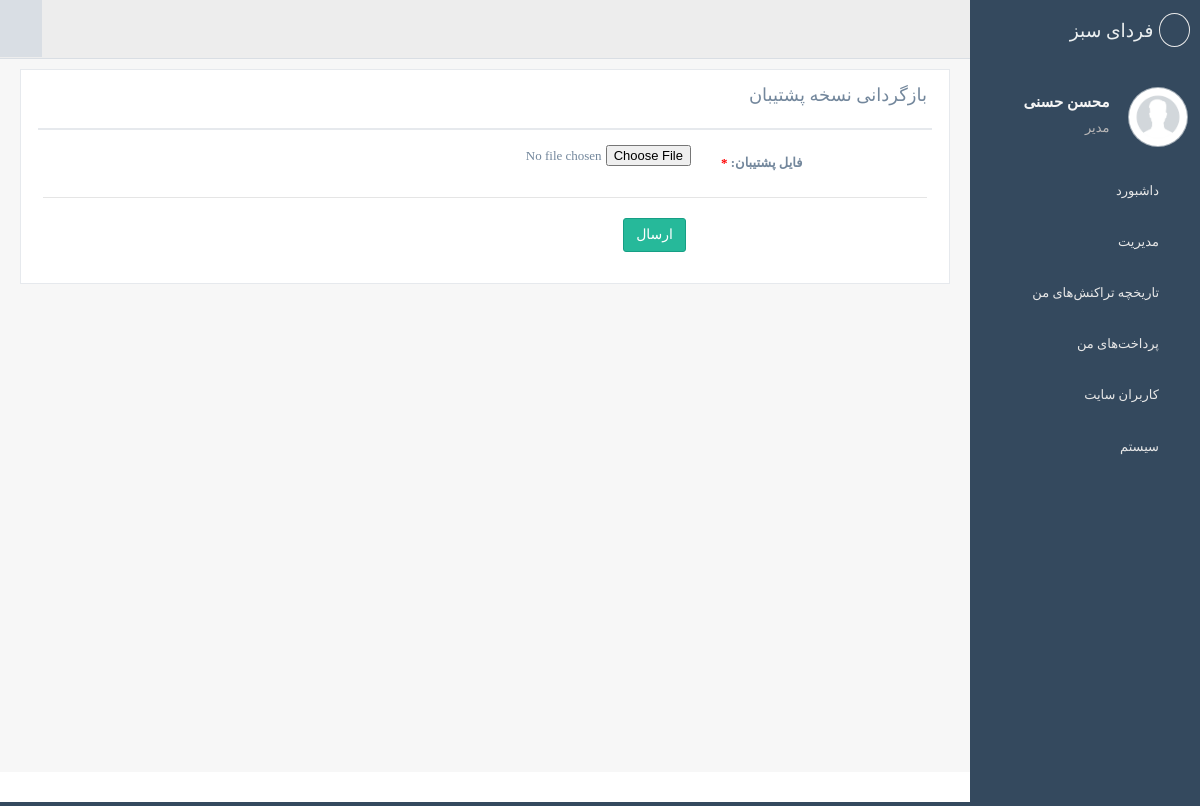
Screenshot of /core/restore/ (signed in) with the database file from the repository.
### apps/users/models.py (models this page shows, shortened)
class User(AbstractUser, AbstractModel):
    class DeactivateReasons(models.IntegerChoices):
        UNKNOWN = 0, 'نامشخص'
        BY_ADMIN = 1, 'غیر فعال توسط مدیر'
        VERIFY_MOBILE = 2, 'عدم تایید موبایل'
        VERIFY_EMAIL = 3, 'عدم تایید ایمیل'
    class Roles(models.IntegerChoices):
        ADMIN = 0, 'مدیر'
        USER = 1, 'کاربر'
    mobile = models.CharField('موبایل', max_length=11, unique=True,
                              help_text='موبایل باید به فرمت 09123456789 وارد شود',
                              validators=[MobileValidator()],
                              error_messages={
                                  'unique': 'این شماره موبایل از قبل در سامانه ثبت شده است',
                                },
                            )
    password = models.CharField('گذرواژه', max_length=128, null=True, blank=True)
    first_name = models.CharField(verbose_name='نام', max_length=150, blank=True)
    last_name = models.CharField(verbose_name='نام خانوادگی', max_length=150, blank=True)
    national_code = models.CharField(max_length=10, verbose_name='کد ملی',
                                     validators=[NationalCodeValidator()],
                                     null=True, blank=True, unique=True)
    deactivate_reason = models.PositiveSmallIntegerField(choices=DeactivateReasons.choices,
                                                         default=DeactivateReasons.UNKNOWN,
                                                         verbose_name='غیرفعال به دلیل')
    email = models.EmailField(unique=True, null=True, blank=True, verbose_name='ایمیل')
    address = models.TextField(verbose_name='آدرس', null=True, blank=True)
    birth_date = models.DateField(verbose_name='تاریخ تولد', null=True, blank=True)
    role = models.IntegerField(choices=Roles.choices, default=Roles.USER, verbose_name='نقش')
    phone_number = models.CharField(max_length=15, verbose_name='شماره تلفن ثابت', null=True, blank=True)
    notes = models.TextField(verbose_name='یادداشت', null=True, blank=True)
    avatar = models.ImageField(verbose_name='تصویر پروفایل', upload_to='users/avatars', null=True, blank=True)
    deposit_quantity = models.PositiveIntegerField(verbose_name='تعداد سهم', default=1)
    institution = models.ForeignKey(Institution, on_delete=models.PROTECT, null=True, related_name='users')
    objects = CustomUserManager()
    REQUIRED_FIELDS = ["mobile", ]
    class Meta:
        verbose_name = 'کاربر'
        verbose_name_plural = 'کاربر'
        ordering = ('-id',)

### apps/institution/models.py (models this page shows, shortened)
class Institution(AbstractModel):
    name = models.CharField(max_length=255)
    address = models.CharField(max_length=255, blank=True, null=True)
    phone = models.CharField(max_length=255, blank=True, null=True)
    email = models.CharField(max_length=255, blank=True, null=True)
    card_number = models.CharField(max_length=255, blank=True, null=True)
    bank_account_number = models.CharField(max_length=255, blank=True, null=True)
    class Meta:
        verbose_name = 'موسسه'
        verbose_name_plural = 'موسسه'

### apps/core/views.py (the view, shortened to what this page needs)
# urls.py: path('restore/', RestoreFormView.as_view(), name="restore"),
class RestoreFormView(PermissionRequireMixin, FormView):
    permissions = [User.Roles.ADMIN]
    form_class = RestoreForm
    success_url = reverse_lazy('core:backups')
    template_name = GENERIC_MODEL_FORM
    def get_context_data(self, **kwargs):
        data = super().get_context_data(**kwargs)
        data.update({
            'forms': [data['form']],
            'is_file_form': True,
            'page_title': _('بازگردانی نسخه پشتیبان'),
            'form_cancel_url_name': 'core:backups',
        })
        return data

### apps/core/forms.py (shortened to what this page needs)
class RestoreForm(forms.Form):
    input_file = forms.FileField(label='فایل پشتیبان')

### apps/core/permissions.py (called while the page is built)
    def get(self, *args, **kwargs):
        if not self.has_permission():
            return self.redirect_to_login()
        return super().get(*args, **kwargs)

    def has_permission(self):
        if not self.permissions:
            return True
        user = self.request.user
        if self.request.user.is_superuser:
            return True
        if not user.is_authenticated:
            return False
        if user.role not in self.permissions:
            return False
        return True

### templates/generic_model_multiform.html (shortened to what this page needs)
{% extends 'base.html' %}
{% load static jalali_tags i18n %}
{%block page_content%}
<div class="x_panel">
<div class="x_title">
            <h2>
                {{ page_title }}
            </h2>
            <ul class="nav navbar-right panel_toolbox">
                <li><a class="collapse-link"><i class="fa fa-chevron-up"></i></a>
                </li>
                <li class="dropdown">
                    <a href="#" class="dropdown-toggle" data-toggle="dropdown" kerman_case="button"
                        aria-expanded="false"><i class="fa fa-wrench"></i></a>
                </li>
                <li><a class="close-link"><i class="fa fa-close"></i></a>
                </li>
            </ul>
            <div class="clearfix"></div>
        </div>
    <div class="x_content">
        <form id="demo-form2" data-parsley-validate class="form-horizontal form-label-left" {% if form_submit_url_arg2 %}
            action="{% url form_submit_url_name form_submit_url_arg1 form_submit_url_arg2 %}" {% elif form_submit_url_arg1 %}
            action="{% url form_submit_url_name form_submit_url_arg1 %}" {% elif form_submit_url_name %} action="{% url form_submit_url_name %}"
            {% else %} action="" {% endif %} {% if is_file_form %}enctype="multipart/form-data" {% endif %} method="POST">
            {% for form in forms %}
            {% for field in form.visible_fields %}
            <div class="form-group">
                <label class="control-label col-md-3 col-sm-2 col-xs-12" for="{{f.id_for_label}}">
                    {{ field.label_tag }}
                    {% if field.field.required %}
                    <span class="required">*</span>
                    {%endif %}
                </label>
                <div class="col-md-6 col-sm-10 col-xs-12">
                    {% if field.widget_type == 'checkbox' %}
                    <div class="checkbox">
                        <label>
                            <input type="checkbox" name="{{field.name}}" id="id_{{field.name}}" {% if field.value %}checked{% endif %}>
                        </label>
                    </div>
                    {% else %}
                    {{ field }}
                    {% endif %}
                </div>
            </div>
            {% endfor %}
            <div class="ln_solid"></div>
            {% endfor %}
            <div class="form-group">
                <div class="col-md-6 col-sm-6 col-xs-12 col-md-offset-3">
                    {% if submit_buttons %}
                        {% for submit in submit_buttons %}
                            <button type="submit" name="{{submit.name}}" class="btn {{submit.class}}">
                                {{submit.title}}
                            </button>
                        {% endfor %}
                    {% else %}
                        <button type="submit" class="btn btn-success">
                            {% if form_submit_btn_text %}
                            {{form_submit_btn_text}}
                            {% else %}
                            {% trans 'ارسال' %}
                            {% endif %}
                        </button>
                    {% endif %}
                </div>
            </div>
        </form>
    </div>
</div>
{%endblock page_content%}

### templates/base.html (shortened to what this page needs)
{% load static i18n %}
{% get_current_language as LANG %}
{% get_current_language_bidi as BIDI %}
{% get_available_languages as LANGUAGES %}
<!DOCTYPE html>
<html lang="{{LANG}}" {% if BIDI %}dir="rtl" {% endif %}>
<head>
    <link href="https://cdn.jsdelivr.net/npm/select2@4.1.0-rc.0/dist/css/select2.min.css" rel="stylesheet" />
    <link href="{% static "css/bootstrap.min.css" %}" rel="stylesheet">
    <link rel="stylesheet" href="{% static 'css/persian-datepicker.min.css' %}"/>
    {% if BIDI %}
    <link href="{% static "css/bootstrap-rtl.min.css" %}" rel="stylesheet">
    {% endif %}
    <link href="{% static "css/font-awesome.min.css" %}" rel="stylesheet">
    <link rel="stylesheet" href="{% static 'css/iziToast.min.css' %}">
    <link href="{% static "css/custom.min.css" %}" rel="stylesheet">
    {% if BIDI %}
    <link href="{% static "css/custom-rtl.min.css" %}" rel="stylesheet">
    {% endif %}
    <link rel="stylesheet" href="{% static 'admin/jquery.ui.datepicker.jalali/themes/base/jquery-ui.min.css' %}">
    <link href="{% static 'css/project.css' %}" rel="stylesheet">
</head>
<body class="nav-md">
    <div class="container body">
        <div class="main_container">
            <div class="col-md-3 left_col hidden-print">
                <div class="left_col scroll-view">
                    <div class="navbar nav_title" style="border: 0;">
                        <a href="" class="site_title">
                            <i class="fa fa-institution"></i>
                            <small>
                                {{ request.user.institution.name }}
                            </small>
                        </a>
                    </div>
                    <div id="sidebar-menu" class="main_menu_side hidden-print main_menu">
                        <div class="menu_section">
                            <ul class="nav side-menu">
                                {% if user.is_authenticated %}
                                <div class="profile clearfix">
                                    <div class="profile_pic">
                                        <img alt="{{user.username}}" class="img-circle profile_img"
                                            src="{% if user.profile.avatar %}{{ user.profile.avatar.url }}{% else %}{% static 'account/profile.png' %}{% endif %}">
                                    </div>
                                    <div class="profile_info">
                                        <div class="sidebar-profile-footer">
                                            <p>{{ user.first_name }} {{ user.last_name }}</p>
                                        </div>
                                        <div class="sidebar-profile-footer hidden-small">
                                            <span>{{user.get_role_display}}</span>
                                        </div>
                                    </div>
                                </div>
                                {% endif %}
                                <li>
                                    <a href="{% url 'users:dashboard' %}"><i class="fa fa-dashboard"></i>{% trans 'داشبورد' %}</a>
                                </li>
                                {% if request.user.is_staff %}
                                    <li>
                                        <a><i class="fa fa-institution"></i>{% trans 'مدیریت' %}<span
                                                class="fa fa-chevron-down"></span></a>
                                    </li>
                                {% endif %}
                                <li>
                                    <a href="{% url 'institution:wallet_history' %}"><i class="fa fa-credit-card"></i>{% trans 'تاریخچه تراکنش‌های من' %}</a>
                                </li>
                                <li>
                                    <a href="{% url 'institution:my_deposit_request_history' %}"><i class="fa fa-credit-card"></i>{% trans 'پرداخت‌های من' %}</a>
                                </li>
                                {% if request.user.is_staff %}
                                <li>
                                    <a href="{% url 'users:user_list' %}"><i class="fa fa-users"></i>{% trans 'کاربران سایت' %}</a>
                                </li>
                                {% endif %}
                                {% if request.user.is_staff %}
                                <li>
                                    <a><i class="fa fa-gears"></i>{% trans 'سیستم' %}<span
                                            class="fa fa-chevron-down"></span></a>
                                </li>
                                {% endif %}
                            </ul>
                        </div>
                    </div>
                </div>
            </div>
            <div class="top_nav hidden-print">
                <div class="nav_menu">
                    <nav>
                        <div class="nav toggle">
                            <a id="menu_toggle"><i class="fa fa-bars"></i></a>
                        </div>
                        <ul class="nav navbar-nav navbar-right">
                            <li>
                                <a data-toggle="tooltip" data-placement="top" title="" href="/auth/logout/" data-original-title="خروج">
                                    <i class="fa fa-power-off" aria-hidden="true"></i>
                                </a>
                            </li>
                       </ul>
                    </nav>
                </div>
            </div>
            <div class="right_col" role="main">
                {%block page_content%}
                {%endblock page_content%}
            </div>
            <footer class="hidden-print">
            </footer>
        </div>
    </div>
</body>
</html>

### static/css/project.css (style rules this page uses)
:root { --box-border-color: rgb(62, 143, 255); --box-bg-color: aliceblue; --light-bg-color: #eee; --light-border-color: #ddd; --box-bg-red-color: #f5c6cb; --box-bg-green-color: #d1f5c1; --box-bg-blue-color: #c6e2f5; --box-bg-yellow-color: #f5f1c6; --box-border-red-color: #a30010; --box-border-green-color: #00a300; --box-border-blue-color: #00a3a3; --box-border-yellow-color: #a3a300; }
body { font-family: Vazirmatn; }
.sidebar-profile-footer { padding: 0px; }
.profile_info { padding-top: 24px; }

### rows the page displays
User: user.institution.name "فردای سبز", first_name "محسن", last_name "حسنی", role "مدیر"

### other values shown
{{ page_title }} "بازگردانی نسخه پشتیبان"
{{ field.label_tag }} "فایل پشتیبان:"
